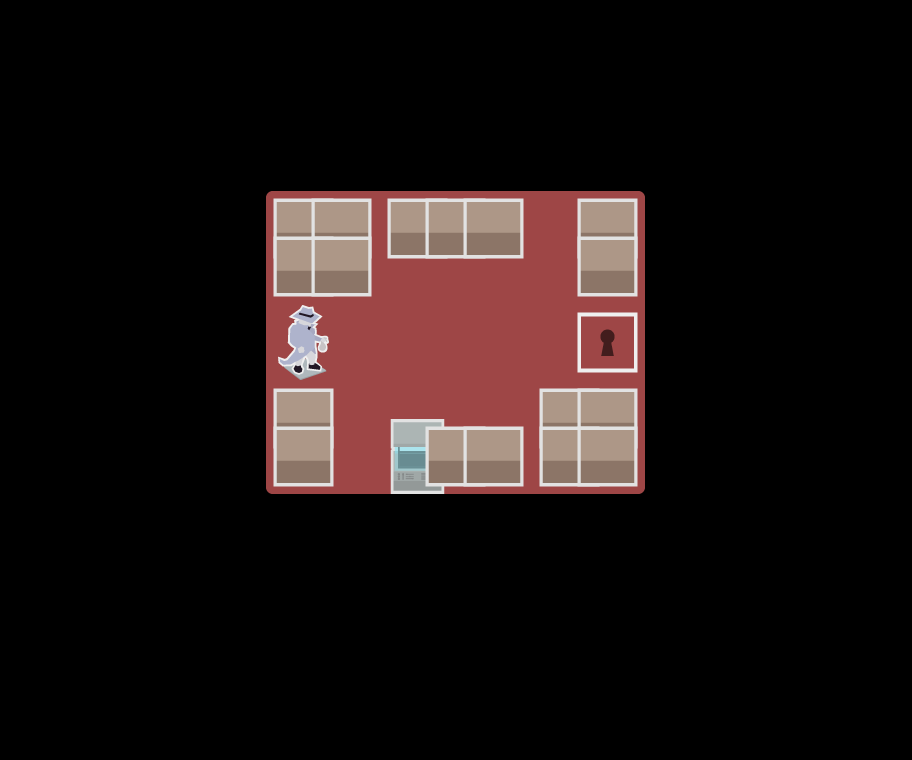

The image is a tile-based game level rendered from a .tmx file. Its description and complete source (layers, tilesets, objects, tile grids) follow:
An orthogonal 24x20 tile map with 38x38 px tiles, 3 tile layers (Background, Ground, Foreground), 2 tilesets and 13 objects.

<map version="1.0" tiledversion="1.1.4" orientation="orthogonal" renderorder="right-down" width="24" height="20" tilewidth="38" tileheight="38" infinite="0" nextobjectid="49">
 <tileset firstgid="1" name="tiles" tilewidth="75" tileheight="75" tilecount="12" columns="4">
  <image source="tiles.png" width="300" height="225" />
 </tileset>
 <tileset firstgid="13" source="tilesets/lab.tsx" />
 <layer name="Background" width="24" height="20">
  <data encoding="csv">
0,0,0,0,0,0,0,0,0,0,0,0,0,0,0,0,0,0,0,0,0,0,0,0,
0,0,0,0,0,0,0,0,0,0,0,0,0,0,0,0,0,0,0,0,0,0,0,0,
0,0,0,0,0,0,0,0,0,0,0,0,0,0,0,0,0,0,0,0,0,0,0,0,
0,0,0,0,0,0,0,0,0,0,0,0,0,0,0,0,0,0,0,0,0,0,0,0,
0,0,0,0,0,0,0,0,0,0,0,0,0,0,0,0,0,0,0,0,0,0,0,0,
0,0,0,0,0,0,0,0,0,0,0,0,0,0,0,0,0,0,0,0,0,0,0,0,
0,0,0,0,0,0,0,0,0,0,0,0,0,0,0,0,0,0,0,0,0,0,0,0,
0,0,0,0,0,0,0,0,0,0,0,0,0,0,0,0,0,0,0,0,0,0,0,0,
0,0,0,0,0,0,0,0,0,0,0,0,0,0,0,0,0,0,0,0,0,0,0,0,
0,0,0,0,0,0,0,0,0,0,0,0,0,0,0,0,0,0,0,0,0,0,0,0,
0,0,0,0,0,0,0,0,0,0,0,0,0,0,0,0,0,0,0,0,0,0,0,0,
0,0,0,0,0,0,0,0,0,0,0,0,0,0,0,0,0,0,0,0,0,0,0,0,
0,0,0,0,0,0,0,0,0,0,0,0,0,0,0,0,0,0,0,0,0,0,0,0,
0,0,0,0,0,0,0,0,0,0,0,0,0,0,0,0,0,0,0,0,0,0,0,0,
0,0,0,0,0,0,0,0,0,0,0,0,0,0,0,0,0,0,0,0,0,0,0,0,
0,0,0,0,0,0,0,0,0,0,0,0,0,0,0,0,0,0,0,0,0,0,0,0,
0,0,0,0,0,0,0,0,0,0,0,0,0,0,0,0,0,0,0,0,0,0,0,0,
0,0,0,0,0,0,0,0,0,0,0,0,0,0,0,0,0,0,0,0,0,0,0,0,
0,0,0,0,0,0,0,0,0,0,0,0,0,0,0,0,0,0,0,0,0,0,0,0,
0,0,0,0,0,0,0,0,0,0,0,0,0,0,0,0,0,0,0,0,0,0,0,0
</data>
 </layer>
 <layer name="Ground" width="24" height="20">
  <data encoding="csv">
0,0,0,0,0,0,0,0,0,0,0,0,0,0,0,0,0,0,0,0,0,0,0,0,
0,0,0,0,0,0,0,0,0,0,0,0,0,0,0,0,0,0,0,0,0,0,0,0,
0,0,0,0,0,0,0,0,0,0,0,0,0,0,0,0,0,0,0,0,0,0,0,0,
0,0,0,0,0,0,0,0,0,0,0,0,0,0,0,0,0,0,0,0,0,0,0,0,
0,0,0,0,0,0,0,0,0,0,0,0,0,0,0,0,0,0,0,0,0,0,0,0,
0,0,0,0,0,0,0,0,0,0,0,0,0,0,0,0,0,0,0,0,0,0,0,0,
0,0,0,0,0,0,0,6,6,6,6,6,6,6,6,6,0,0,0,0,0,0,0,0,
0,0,0,0,0,0,0,6,6,6,6,6,6,6,6,6,0,0,0,0,0,0,0,0,
0,0,0,0,0,0,0,6,6,6,6,6,6,6,6,6,0,0,0,0,0,0,0,0,
0,0,0,0,0,0,0,6,6,6,6,6,6,6,6,6,0,0,0,0,0,0,0,0,
0,0,0,0,0,0,0,6,6,6,6,6,6,6,6,6,0,0,0,0,0,0,0,0,
0,0,0,0,0,0,0,6,6,6,6,6,6,6,6,6,0,0,0,0,0,0,0,0,
0,0,0,0,0,0,0,6,6,6,6,6,6,6,6,6,0,0,0,0,0,0,0,0,
0,0,0,0,0,0,0,0,0,0,0,0,0,0,0,0,0,0,0,0,0,0,0,0,
0,0,0,0,0,0,0,0,0,0,0,0,0,0,0,0,0,0,0,0,0,0,0,0,
0,0,0,0,0,0,0,0,0,0,0,0,0,0,0,0,0,0,0,0,0,0,0,0,
0,0,0,0,0,0,0,0,0,0,0,0,0,0,0,0,0,0,0,0,0,0,0,0,
0,0,0,0,0,0,0,0,0,0,0,0,0,0,0,0,0,0,0,0,0,0,0,0,
0,0,0,0,0,0,0,0,0,0,0,0,0,0,0,0,0,0,0,0,0,0,0,0,
0,0,0,0,0,0,0,0,0,0,0,0,0,0,0,0,0,0,0,0,0,0,0,0
</data>
 </layer>
 <layer name="Foreground" width="24" height="20">
  <data encoding="csv">
0,0,0,0,0,0,0,0,0,0,0,0,0,0,0,0,0,0,0,0,0,0,0,0,
0,0,0,0,0,0,0,0,0,0,0,0,0,0,0,0,0,0,0,0,0,0,0,0,
0,0,0,0,0,0,0,0,0,0,0,0,0,0,0,0,0,0,0,0,0,0,0,0,
0,0,0,0,0,0,0,0,0,0,0,0,0,0,0,0,0,0,0,0,0,0,0,0,
0,0,0,0,0,0,0,0,0,0,0,0,0,0,0,0,0,0,0,0,0,0,0,0,
0,0,0,0,0,0,0,0,0,0,0,0,0,0,0,0,0,0,0,0,0,0,0,0,
0,0,0,0,0,0,0,1,1,0,1,1,1,0,0,1,0,0,0,0,0,0,0,0,
0,0,0,0,0,0,0,1,1,0,0,0,0,0,0,1,0,0,0,0,0,0,0,0,
0,0,0,0,0,0,0,0,0,0,0,0,0,0,0,0,0,0,0,0,0,0,0,0,
0,0,0,0,0,0,0,8,0,0,0,0,0,0,0,9,0,0,0,0,0,0,0,0,
0,0,0,0,0,0,0,0,0,0,0,0,0,0,0,0,0,0,0,0,0,0,0,0,
0,0,0,0,0,0,0,1,0,0,0,0,0,0,1,1,0,0,0,0,0,0,0,0,
0,0,0,0,0,0,0,1,0,0,3,1,1,0,1,1,0,0,0,0,0,0,0,0,
0,0,0,0,0,0,0,0,0,0,0,0,0,0,0,0,0,0,0,0,0,0,0,0,
0,0,0,0,0,0,0,0,0,0,0,0,0,0,0,0,0,0,0,0,0,0,0,0,
0,0,0,0,0,0,0,0,0,0,0,0,0,0,0,0,0,0,0,0,0,0,0,0,
0,0,0,0,0,0,0,0,0,0,0,0,0,0,0,0,0,0,0,0,0,0,0,0,
0,0,0,0,0,0,0,0,0,0,0,0,0,0,0,0,0,0,0,0,0,0,0,0,
0,0,0,0,0,0,0,0,0,0,0,0,0,0,0,0,0,0,0,0,0,0,0,0,
0,0,0,0,0,0,0,0,0,0,0,0,0,0,0,0,0,0,0,0,0,0,0,0
</data>
 </layer>
 <objectgroup color="#0000ff" name="Key" opacity="0.5">
  <object id="29" x="456" y="266">
   <polygon points="0,0 380,0 380,304 0,304" />
  </object>
  <object id="40" gid="10" x="532" y="418" width="75" height="75" />
 </objectgroup>
 <objectgroup color="#ff0000" name="Enemies" opacity="0.5">
  <object id="30" x="456" y="798">
   <polygon points="0,0 0,-532 76,-532 76,0" />
  </object>
  <object id="31" x="912" y="646">
   <polygon points="0,0 -152,0 -152,-380 0,-380" />
  </object>
  <object id="33" gid="7" x="456" y="494" width="75" height="75" />
  <object id="34" gid="7" x="456" y="570" width="75" height="75" />
  <object id="35" gid="7" x="760" y="494" width="75" height="75" />
  <object id="36" gid="7" x="760" y="570" width="75" height="75" />
  <object id="38" gid="7" x="684" y="722" width="75" height="75" />
  <object id="39" gid="7" x="532" y="722" width="75" height="75" />
  <object id="45" x="456" y="570" width="304" height="228" />
 </objectgroup>
 <objectgroup name="Scramble Enemies" opacity="0.49">
  <object id="47" x="532" y="342">
   <polygon points="0,0 228,0 228,228 0,228" />
  </object>
  <object id="48" gid="7" x="608" y="494" width="75" height="75" />
 </objectgroup>
</map>
